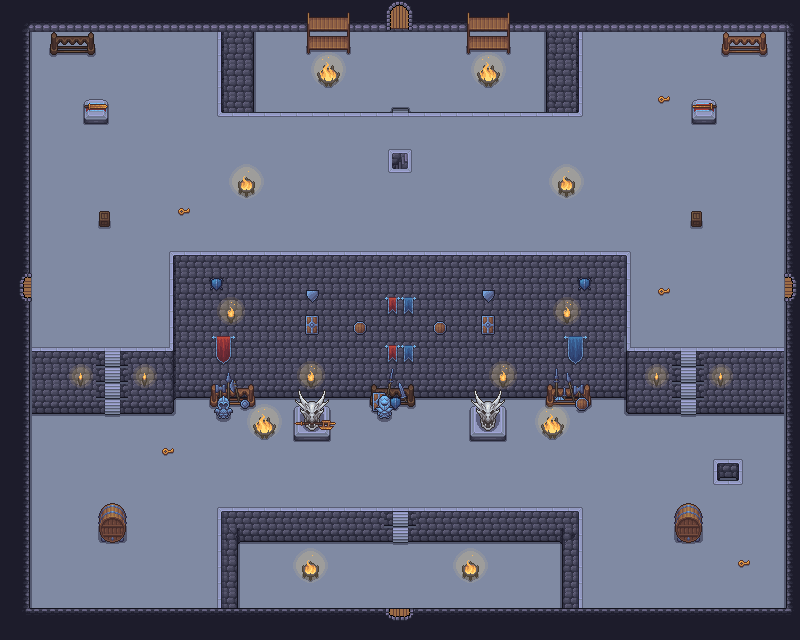

Rendered tile map (Tiled .tmx) drawn with the repository's tilesets; below, a short description and the map source with its tile grids summarised:
An orthogonal 50x40 tile map with 16x16 px tiles, 8 tile layers (Fondo, Suelo, Suelo Retoques 2, Suelo Retoques, ...), 14 tilesets and 37 objects.

<map version="1.10" tiledversion="1.11.2" orientation="orthogonal" renderorder="right-down" width="50" height="40" tilewidth="16" tileheight="16" infinite="0" nextlayerid="13" nextobjectid="38">
 <tileset firstgid="1" source="../tilesets/Paredes2.tsx" />
 <tileset firstgid="494" source="../tilesets/puertas.tsx" />
 <tileset firstgid="498" source="../tilesets/Paredes.tsx" />
 <tileset firstgid="754" source="../tilesets/player.tsx" />
 <tileset firstgid="755" source="../tilesets/corazon.tsx" />
 <tileset firstgid="756" source="../tilesets/amongus.tsx" />
 <tileset firstgid="757" source="../tilesets/goomba.tsx" />
 <tileset firstgid="758" source="../tilesets/skeleton.tsx" />
 <tileset firstgid="760" source="../tilesets/pedestals.tsx" />
 <tileset firstgid="1130" source="../tilesets/Other_objects.tsx" />
 <tileset firstgid="1314" source="../tilesets/supplies_objects.tsx" />
 <tileset firstgid="1869" source="../tilesets/Objetos.tsx" />
 <tileset firstgid="2085" source="../tilesets/Fuegos.tsx" />
 <tileset firstgid="2283" source="../tilesets/azeris.tsx" />
 <group id="2" name="Room">
  <layer id="1" name="Fondo" width="50" height="40">
   <data>[2000 cells, 2000 non-empty, 1 distinct tile ids]</data>
  </layer>
  <layer id="6" name="Suelo" width="50" height="40">
   <data>[2000 cells, 1862 non-empty, 17 distinct tile ids]</data>
  </layer>
  <layer id="7" name="Suelo Retoques 2" width="50" height="40">
   <data>[2000 cells, 20 non-empty, 5 distinct tile ids]</data>
  </layer>
  <layer id="8" name="Suelo Retoques" width="50" height="40">
   <data>[2000 cells, 64 non-empty, 10 distinct tile ids]</data>
  </layer>
  <layer id="9" name="Paredes" width="50" height="40">
   <data>[2000 cells, 618 non-empty, 48 distinct tile ids]</data>
  </layer>
  <layer id="10" name="Decoracion" width="50" height="40">
   <data>[2000 cells, 123 non-empty, 96 distinct tile ids]</data>
  </layer>
  <layer id="12" name="Decoracion2" width="50" height="40">
   <data>[2000 cells, 146 non-empty, 47 distinct tile ids]</data>
  </layer>
  <layer id="11" name="Puertas" width="50" height="40">
   <data>[2000 cells, 4 non-empty, 4 distinct tile ids]</data>
  </layer>
  <objectgroup id="3" name="Player">
   <object id="1" gid="754" x="362.75" y="602.75" width="64" height="64" />
   <object id="2" gid="754" x="720.333" y="318.667" width="64" height="64" />
   <object id="3" gid="754" x="33.5" y="317.333" width="64" height="64" />
   <object id="4" gid="754" x="362.5" y="95.5" width="64" height="64" />
  </objectgroup>
  <objectgroup id="4" name="Utils">
   <object id="5" gid="755" x="62.3333" y="584.333" width="18" height="18" />
   <object id="6" gid="755" x="192.333" y="479" width="18" height="18" />
   <object id="7" gid="755" x="582" y="481" width="18" height="18" />
   <object id="8" gid="755" x="687" y="583" width="18" height="18" />
   <object id="9" gid="755" x="170" y="145" width="18" height="18" />
   <object id="10" gid="755" x="53" y="65" width="18" height="18" />
   <object id="11" gid="755" x="607" y="144" width="18" height="18" />
   <object id="12" gid="755" x="738" y="74" width="18" height="18" />
   <object id="13" gid="755" x="397" y="215" width="18" height="18" />
   <object id="14" gid="755" x="393" y="459" width="18" height="18" />
   <object id="36" gid="2283" x="464" y="192" width="21" height="21" />
   <object id="37" gid="2283" x="342" y="470" width="21" height="21" />
  </objectgroup>
  <objectgroup id="5" name="Entities">
   <object id="15" gid="756" x="93" y="186" width="30" height="30" />
   <object id="16" gid="756" x="679" y="182" width="30" height="30" />
   <object id="17" gid="756" x="670" y="484.667" width="30" height="30" />
   <object id="18" gid="756" x="95.3333" y="476.333" width="30" height="30" />
   <object id="19" gid="757" x="270" y="77" width="16" height="16" />
   <object id="20" gid="757" x="504" y="77" width="16" height="16" />
   <object id="21" gid="757" x="263" y="579" width="16" height="16" />
   <object id="22" gid="757" x="510" y="583" width="16" height="16" />
   <object id="23" gid="757" x="688" y="74" width="16" height="16" />
   <object id="24" gid="757" x="97" y="81" width="16" height="16" />
   <object id="25" gid="757" x="107" y="590" width="16" height="16" />
   <object id="26" gid="757" x="672" y="584" width="16" height="16" />
   <object id="27" gid="757" x="394" y="436" width="16" height="16" />
   <object id="28" gid="758" x="271" y="198" width="32" height="32" />
   <object id="29" gid="758" x="524" y="196" width="32" height="32" />
   <object id="30" gid="758" x="511" y="485" width="32" height="32" />
   <object id="31" gid="758" x="258.667" y="490.667" width="32" height="32" />
   <object id="32" gid="758" x="152" y="97" width="32" height="32" />
   <object id="33" gid="758" x="599" y="94" width="32" height="32" />
   <object id="34" gid="758" x="600" y="583" width="32" height="32" />
   <object id="35" gid="758" x="184" y="588" width="32" height="32" />
  </objectgroup>
 </group>
</map>
